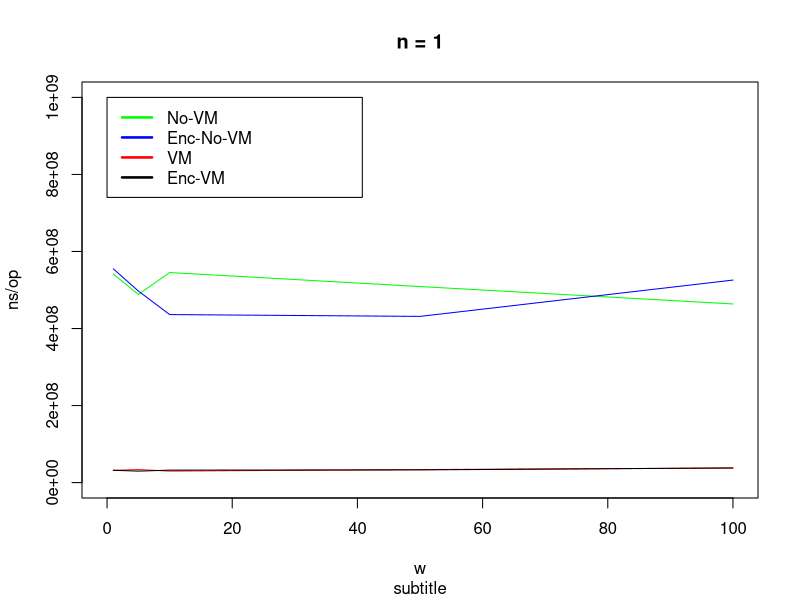
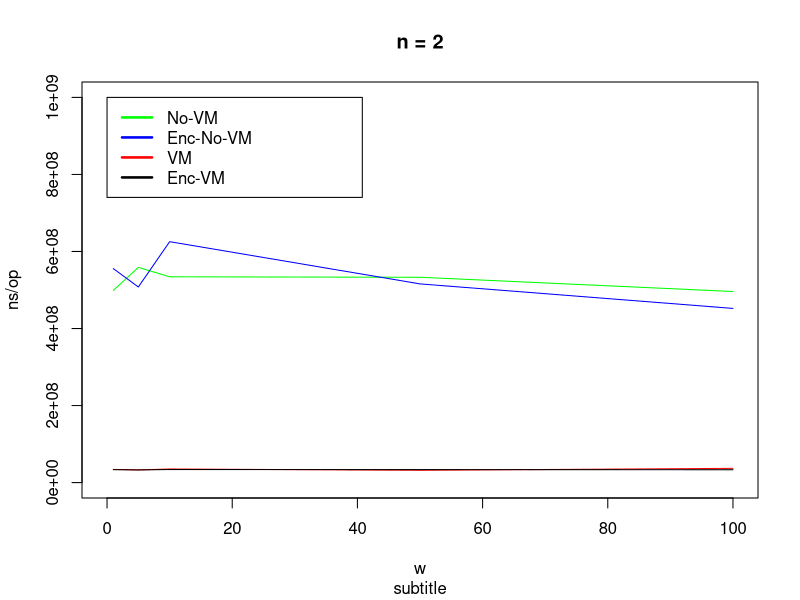
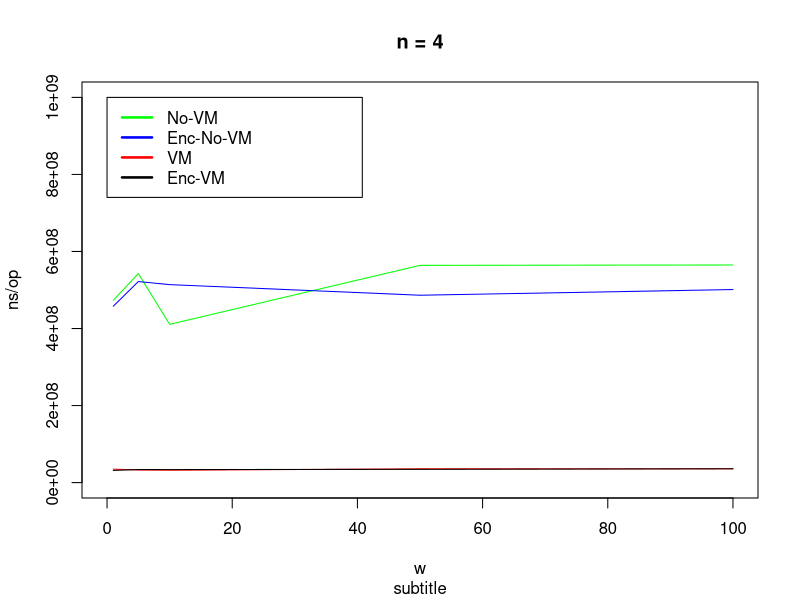
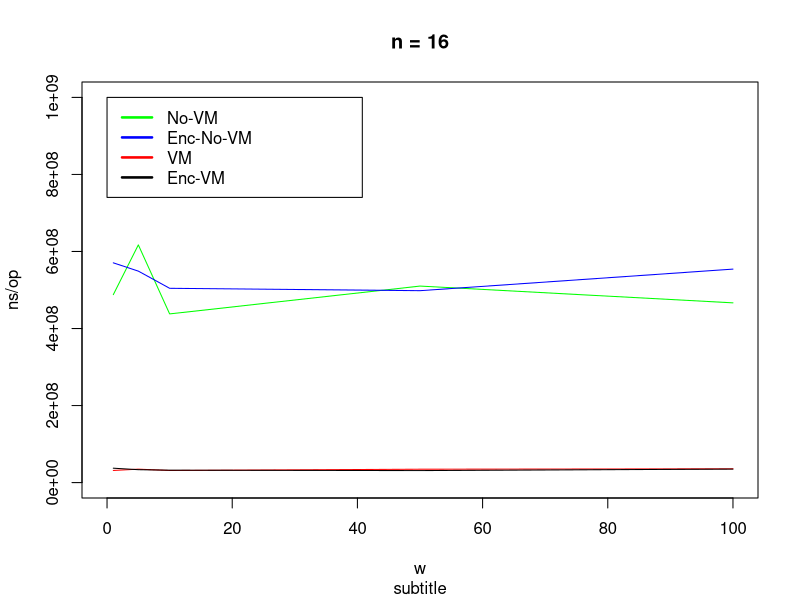
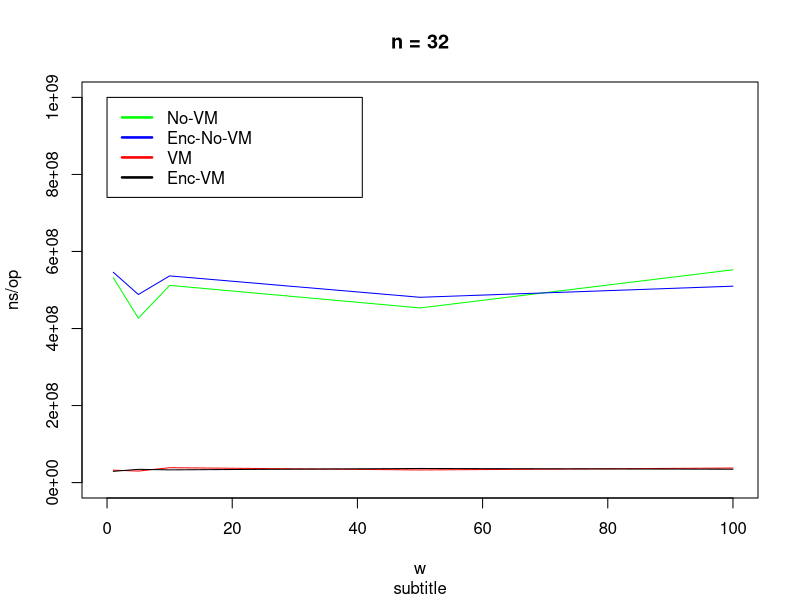
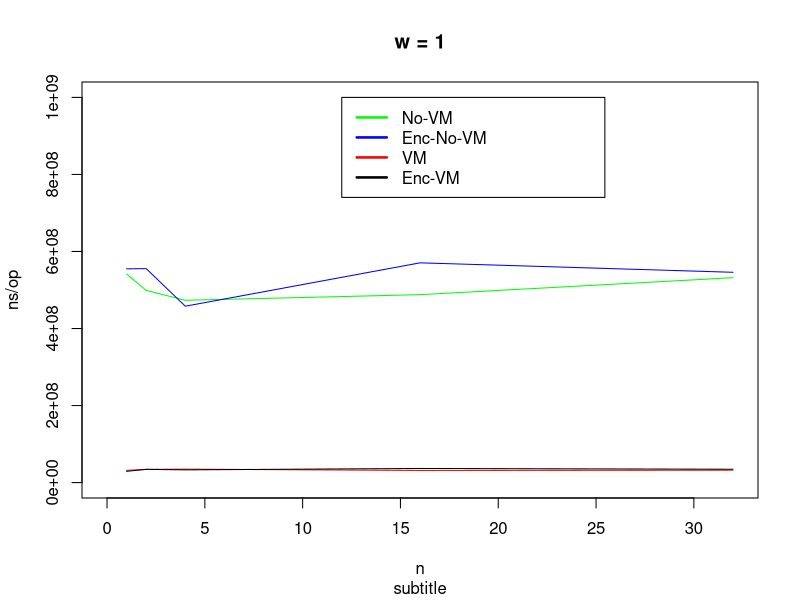
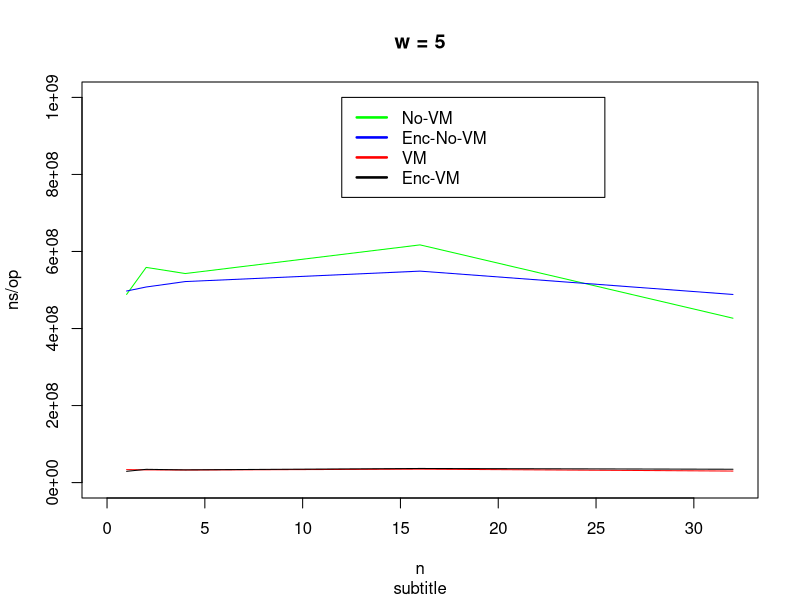
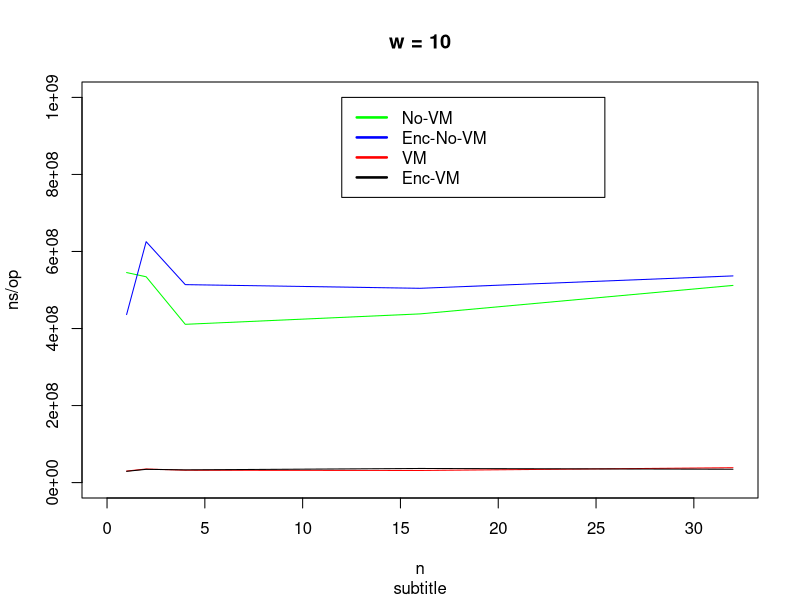

The R source for these figures, in order:
d <- read.csv(file="./rand.csv", head=TRUE, sep=",")
# summary(d)
names(d)

pdf('rplot.pdf')
for (my_n in unique(d[,2], incomparables = FALSE)) {
  
  with_n <- subset(d, n == my_n, 
                    select=c(mode, n, w, t_per_op))
  #qprint(with_n)
  xs <- unique(with_n[,3], incomparables = FALSE) 
  mode0 <- subset(with_n, mode == 0, select=c(t_per_op))
  mode1 <- subset(with_n, mode == 1, select=c(t_per_op))
  mode2 <- subset(with_n, mode == 2, select=c(t_per_op))
  mode3 <- subset(with_n, mode == 3, select=c(t_per_op))
  title <- paste(c("n =", my_n), collapse = " ")
  
  plot(xs, mode0[,1], col='green', type='l', xlim=c(0.0, max(xs)), ylim=c(0.0, 1000000000), xlab='w', ylab='ns/op', sub='subtitle', main=title)
  par(new=T)
  plot(xs, mode1[,1], col='blue', type='l', xlim=c(0.0, max(xs)), ylim=c(0.0, 1000000000), xlab='', ylab='', axes=F)
  par(new=T)
  plot(xs, mode2[,1], col='red', type='l', xlim=c(0.0, max(xs)), ylim=c(0.0, 1000000000), xlab='', ylab='', axes=F)
  par(new=T)
  plot(xs, mode3[,1], col='black', type='l', xlim=c(0.0, max(xs)), ylim=c(0.0, 1000000000), xlab='', ylab='', axes=F)

  legend(max(xs)-100, 1000000000-1000, 
         c("No-VM", "Enc-No-VM", "VM", "Enc-VM"),
         text.width = 30,
         lty=c(1,1,1,1),
         lwd=c(2.5,2.5),col=c("green", "blue", "red", "black"))
  
}

for (my_w in unique(d[,3], incomparables = FALSE)) {
  
  with_w <- subset(d, w == my_w, 
                   select=c(mode, n, w, t_per_op))
  print(with_w)
  xs <- unique(with_w[,2], incomparables = FALSE) 
  mode0 <- subset(with_w, mode == 0, select=c(t_per_op))
  mode1 <- subset(with_w, mode == 1, select=c(t_per_op))
  mode2 <- subset(with_w, mode == 2, select=c(t_per_op))
  mode3 <- subset(with_n, mode == 3, select=c(t_per_op))
  title <- paste(c("w =", my_w), collapse = " ")
  
  plot(xs, mode0[,1], col='green', type='l', xlim=c(0.0, max(xs)), ylim=c(0.0, 1000000000), xlab='n', ylab='ns/op', sub='subtitle', main=title)
  par(new=T)
  plot(xs, mode1[,1], col='blue', type='l', xlim=c(0.0, max(xs)), ylim=c(0.0, 1000000000), xlab='', ylab='', axes=F)
  par(new=T)
  plot(xs, mode2[,1], col='red', type='l', xlim=c(0.0, max(xs)), ylim=c(0.0, 1000000000), xlab='', ylab='', axes=F)
  par(new=T)
  plot(xs, mode3[,1], col='black', type='l', xlim=c(0.0, max(xs)), ylim=c(0.0, 1000000000), xlab='', ylab='', axes=F)
  legend(max(xs)-20, 1000000000, 
         c("No-VM", "Enc-No-VM", "VM", "Enc-VM"),
         text.width = 10,
         lty=c(1,1,1,1),
         lwd=c(2.5,2.5),col=c("green", "blue", "red", "black"))
}

dev.off()
